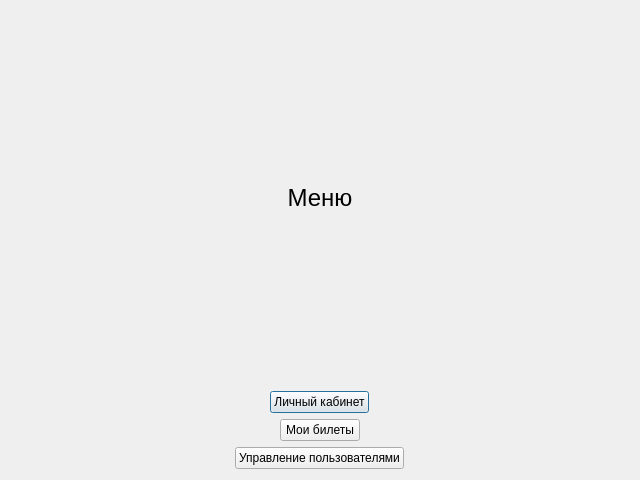
<?xml version="1.0" encoding="UTF-8"?>
<ui version="4.0">
 <class>MenuDialog</class>
 <widget class="QDialog" name="MenuDialog">
  <property name="geometry">
   <rect>
    <x>0</x>
    <y>0</y>
    <width>640</width>
    <height>480</height>
   </rect>
  </property>
  <property name="windowTitle">
   <string>Dialog</string>
  </property>
  <layout class="QVBoxLayout" name="verticalLayout">
   <item>
    <widget class="QLabel" name="titleLabel">
     <property name="font">
      <font>
       <pointsize>18</pointsize>
      </font>
     </property>
     <property name="text">
      <string>Меню</string>
     </property>
     <property name="alignment">
      <set>Qt::AlignCenter</set>
     </property>
    </widget>
   </item>
   <item>
    <layout class="QHBoxLayout" name="horizontalLayout">
     <item>
      <widget class="QPushButton" name="accountButton">
       <property name="sizePolicy">
        <sizepolicy hsizetype="Fixed" vsizetype="Fixed">
         <horstretch>0</horstretch>
         <verstretch>0</verstretch>
        </sizepolicy>
       </property>
       <property name="text">
        <string>Личный кабинет</string>
       </property>
      </widget>
     </item>
    </layout>
   </item>
   <item>
    <layout class="QHBoxLayout" name="horizontalLayout_2">
     <item>
      <widget class="QPushButton" name="ticketsButton">
       <property name="sizePolicy">
        <sizepolicy hsizetype="Fixed" vsizetype="Fixed">
         <horstretch>0</horstretch>
         <verstretch>0</verstretch>
        </sizepolicy>
       </property>
       <property name="text">
        <string>Мои билеты</string>
       </property>
      </widget>
     </item>
    </layout>
   </item>
   <item>
    <layout class="QHBoxLayout" name="horizontalLayout_3">
     <item>
      <widget class="QPushButton" name="adminButton">
       <property name="sizePolicy">
        <sizepolicy hsizetype="Fixed" vsizetype="Fixed">
         <horstretch>0</horstretch>
         <verstretch>0</verstretch>
        </sizepolicy>
       </property>
       <property name="text">
        <string>Управление пользователями</string>
       </property>
      </widget>
     </item>
    </layout>
   </item>
  </layout>
 </widget>
 <resources/>
 <connections/>
</ui>
